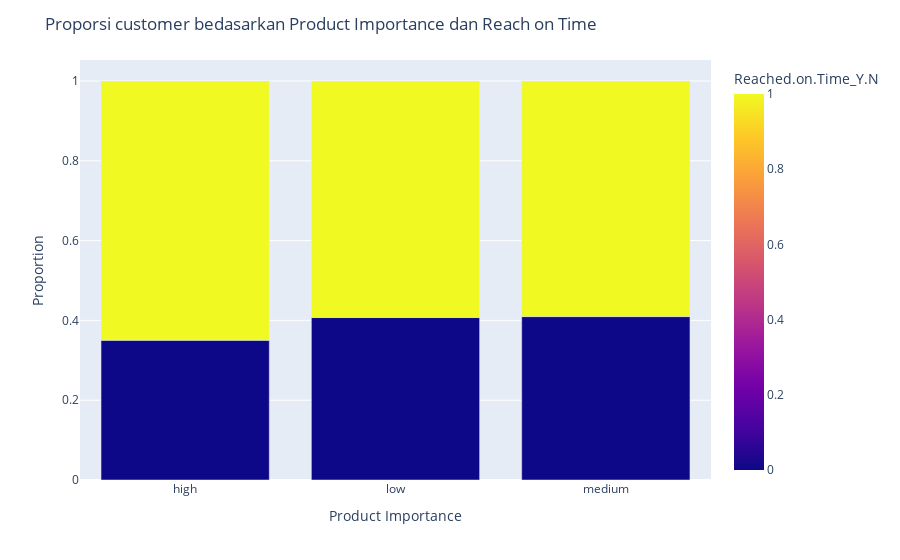

Notebook source saved alongside this figure:
### Markdown cell above
## Product importance

### Code cell
# Perhitungan proporsi untuk setiap product importance
proportions = df.groupby(['Product_importance', 'Reached.on.Time_Y.N']).size().groupby(level=0).apply(lambda x: x / x.sum()).reset_index(name='Proportion')

# Membuat bar plot dengan proporsi
fig = px.bar(proportions, x='Product_importance', y='Proportion', color='Reached.on.Time_Y.N')

fig.update_layout(
    title='Proporsi customer bedasarkan Product Importance dan Reach on Time',
    xaxis=dict(title='Product Importance'),
    yaxis=dict(title='Proportion'),
    legend_title='Reached On Time'
)

fig.show()

### Figure 1 — Plotly figure (JSON) as saved in the notebook; plotly's stock layout.template omitted (floating-point values rounded to 4 significant figures)
{"data": [{"alignmentgroup": "True", "hovertemplate": "Product_importance=%{x}<br>Proportion=%{y}<br>Reached.on.Time_Y.N=%{marker.color}<extra></extra>", "legendgroup": "", "marker": {"color": [0, 1, 0, 1, 0, 1], "coloraxis": "coloraxis", "pattern": {"shape": ""}}, "name": "", "offsetgroup": "", "orientation": "v", "showlegend": false, "textposition": "auto", "type": "bar", "x": ["high", "high", "low", "low", "medium", "medium"], "xaxis": "x", "y": [0.3502, 0.6498, 0.4072, 0.5928, 0.4095, 0.5905], "yaxis": "y"}], "layout": {"barmode": "relative", "coloraxis": {"colorbar": {"title": {"text": "Reached.on.Time_Y.N"}}, "colorscale": [[0, "#0d0887"], [0.1111, "#46039f"], [0.2222, "#7201a8"], [0.3333, "#9c179e"], [0.4444, "#bd3786"], [0.5556, "#d8576b"], [0.6667, "#ed7953"], [0.7778, "#fb9f3a"], [0.8889, "#fdca26"], [1, "#f0f921"]]}, "legend": {"title": {"text": "Reached On Time"}, "tracegroupgap": 0}, "margin": {"t": 60}, "title": {"text": "Proporsi customer bedasarkan Product Importance dan Reach on Time"}, "xaxis": {"anchor": "y", "domain": [0, 1], "title": {"text": "Product Importance"}}, "yaxis": {"anchor": "x", "domain": [0, 1], "title": {"text": "Proportion"}}}}
